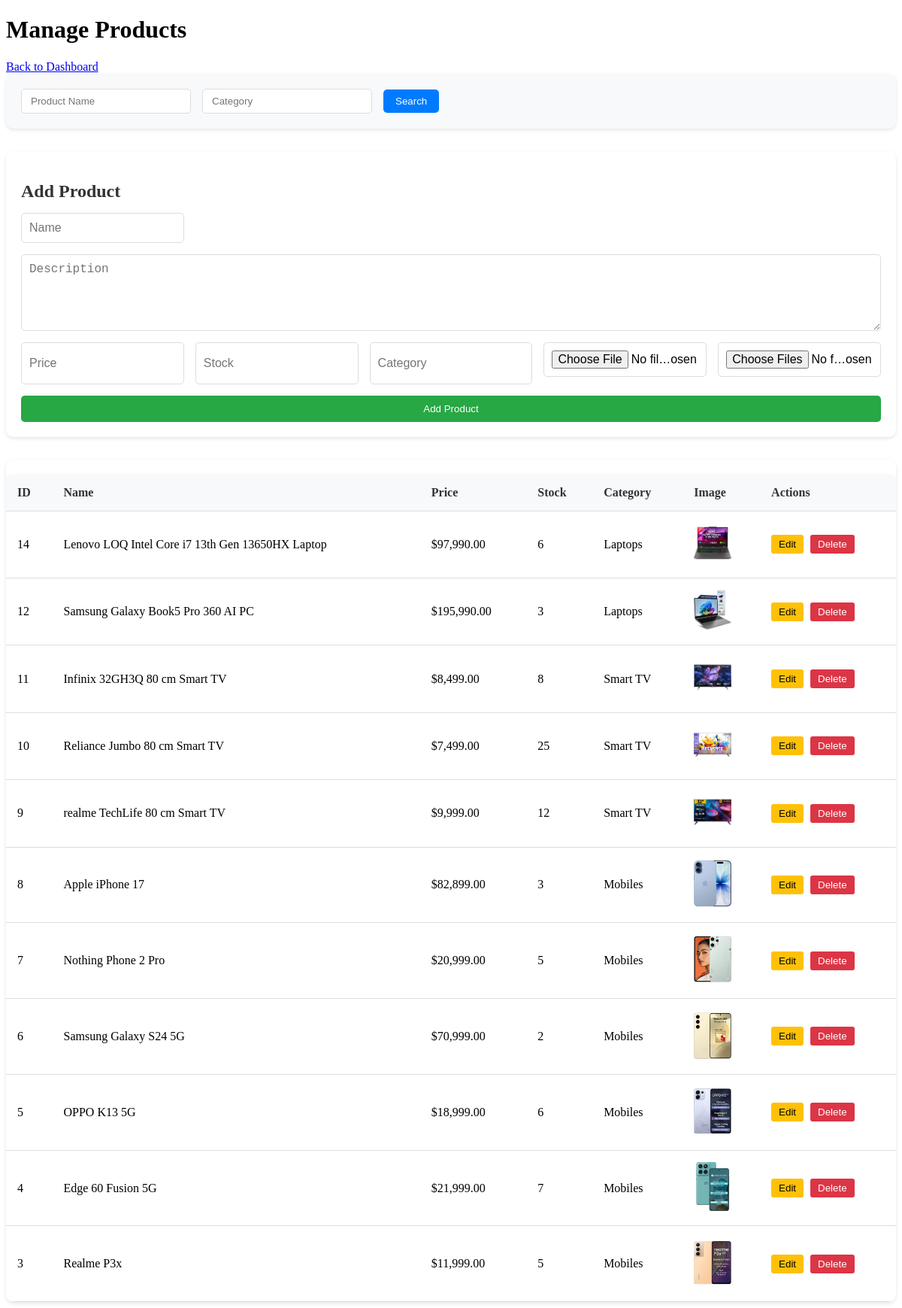
The page /admin/admin_products.php (signed in) on the database its author committed.
### tables this page shows
CREATE TABLE `products` (
  `id` int(11) NOT NULL,
  `name` varchar(255) NOT NULL,
  `description` text DEFAULT NULL,
  `price` decimal(10,2) NOT NULL,
  `image` varchar(255) DEFAULT NULL,
  `stock` int(11) DEFAULT 0,
  `created_at` timestamp NOT NULL DEFAULT current_timestamp(),
  `category` varchar(50) DEFAULT NULL
);

### admin/admin_products.php (the view, shortened to what this page needs)
<?php
include 'config.php';
$searchName = isset($_GET['name']) ? trim($_GET['name']) : '';
$searchCategory = isset($_GET['category']) ? trim($_GET['category']) : '';
$query = "SELECT * FROM products WHERE 1=1";
$query .= " ORDER BY created_at DESC";
$stmt = $conn->prepare($query);
$stmt->execute();
$result = $stmt->get_result();
$products = $result->fetch_all(MYSQLI_ASSOC);
?>
<!DOCTYPE html>
<html lang="en">
<head>
    <link rel="stylesheet" href="assets/css/style.css">
    <link rel="stylesheet" href="assets/css/admin_products.css">
</head>
<body>
    <div class="container">
        <h1>Manage Products</h1>
        <a href="index.php">Back to Dashboard</a>
        <div class="filters">
            <form method="GET" action="admin_products.php" class="filter-form">
                <input type="text" name="name" placeholder="Product Name" value="<?php echo htmlspecialchars($searchName); ?>">
                <input type="text" name="category" placeholder="Category" value="<?php echo htmlspecialchars($searchCategory); ?>">
                <button type="submit">Search</button>
            </form>
        </div>
        <div class="add-product-form">
            <h2>Add Product</h2>
            <form method="POST" enctype="multipart/form-data">
                <input type="text" name="name" placeholder="Name" required>
                <textarea name="description" placeholder="Description"></textarea>
                <input type="number" step="0.01" name="price" placeholder="Price" required>
                <input type="number" name="stock" placeholder="Stock" required>
                <input type="text" name="category" placeholder="Category">
                <input type="file" name="image" accept="image/*" required>
                <input type="file" name="gallery_images[]" accept="image/*" multiple>
                <button type="submit" name="add_product">Add Product</button>
            </form>
        </div>
        <div class="products-table-container">
            <table class="admin-table">
                <thead>
                    <tr>
                        <th>ID</th>
                        <th>Name</th>
                        <th>Price</th>
                        <th>Stock</th>
                        <th>Category</th>
                        <th>Image</th>
                        <th>Actions</th>
                    </tr>
                </thead>
                <tbody>
                    <?php if (empty($products)): ?>
                        <tr>
                            <td colspan="7" class="no-products">No products found.</td>
                        </tr>
                    <?php else: ?>
                        <?php foreach ($products as $product): ?>
                            <tr>
                                <td><?php echo htmlspecialchars($product['id']); ?></td>
                                <td><?php echo htmlspecialchars($product['name']); ?></td>
                                <td>$<?php echo number_format($product['price'], 2); ?></td>
                                <td><?php echo htmlspecialchars($product['stock']); ?></td>
                                <td><?php echo htmlspecialchars($product['category'] ?? 'N/A'); ?></td>
                                <td><?php if (!empty($product['image'])): ?><img src="assets/images/<?php echo htmlspecialchars($product['image']); ?>" alt="Image" style="width: 50px; height: auto;"><?php else: ?>No Image<?php endif; ?></td>
                                <td>
                                    <button class="edit-btn" onclick="toggleEdit(<?php echo $product['id']; ?>)">Edit</button>
                                    <form method="POST" style="display:inline;">
                                        <button type="submit" name="delete_product" class="delete-btn">Delete</button>
                                    </form>
                                </td>
                            </tr>
                        <?php endforeach; ?>
                    <?php endif; ?>
                </tbody>
            </table>
        </div>
    </div>
</body>
</html>

### admin/assets/css/style.css (style rules this page uses)
.admin-table { width: 100%; border-collapse: collapse; margin-top: 20px; background-color: white; border-radius: 8px; overflow: hidden; box-shadow: 0 2px 5px rgba(0,0,0,0.1); }
.admin-table th, .admin-table td { padding: 12px; text-align: left; border-bottom: 1px solid #ddd; }
.admin-table th { background-color: #f2f2f2; font-weight: bold; }

### admin/assets/css/admin_products.css (style rules this page uses)
.filters { margin-bottom: 30px; background-color: #f8f9fa; padding: 20px; border-radius: 10px; box-shadow: 0 2px 5px rgba(0,0,0,0.1); }
.filter-form { display: flex; gap: 15px; align-items: center; flex-wrap: wrap; }
.filter-form input { padding: 8px 12px; border: 1px solid #ddd; border-radius: 5px; width: 200px; }
.filter-form button { padding: 8px 16px; background-color: #007bff; color: white; border: none; border-radius: 5px; cursor: pointer; transition: background-color 0.3s; }
.add-product-form { background-color: white; padding: 20px; border-radius: 10px; box-shadow: 0 2px 5px rgba(0,0,0,0.1); margin-bottom: 30px; }
.add-product-form h2 { margin-bottom: 15px; color: #333; }
.add-product-form form { display: grid; grid-template-columns: repeat(auto-fit, minmax(200px, 1fr)); gap: 15px; }
.add-product-form input, .add-product-form textarea { padding: 10px; border: 1px solid #ddd; border-radius: 5px; font-size: 16px; }
.add-product-form textarea { resize: vertical; min-height: 80px; grid-column: 1 / -1; }
.add-product-form button { padding: 10px; background-color: #28a745; color: white; border: none; border-radius: 5px; cursor: pointer; transition: background-color 0.3s; grid-column: 1 / -1; }
.add-product-form input[type="file"], .edit-form input[type="file"] { margin-bottom: 10px; }
.products-table-container { background-color: white; border-radius: 10px; box-shadow: 0 2px 5px rgba(0,0,0,0.1); overflow: hidden; animation: fadeInUp 0.5s ease-out; }
.admin-table { width: 100%; border-collapse: collapse; }
.admin-table th, .admin-table td { padding: 15px; text-align: left; border-bottom: 1px solid #ddd; }
.admin-table th { background-color: #f8f9fa; font-weight: bold; color: #333; }
.edit-btn { padding: 5px 10px; background-color: #ffc107; color: black; border: none; border-radius: 3px; cursor: pointer; margin-right: 5px; transition: background-color 0.3s; }
.delete-btn { padding: 5px 10px; background-color: #dc3545; color: white; border: none; border-radius: 3px; cursor: pointer; transition: background-color 0.3s; }

### rows shown on the page
products: id "14", name "Lenovo LOQ Intel Core i7 13th Gen 13650HX Laptop", price "97,990.00", stock "6", category "Laptops", image (picture)
products: id "12", name "Samsung Galaxy Book5 Pro 360 AI PC", price "195,990.00", stock "3", category "Laptops", image (picture)
products: id "11", name "Infinix 32GH3Q 80 cm Smart TV", price "8,499.00", stock "8", category "Smart TV", image (picture)
products: id "10", name "Reliance Jumbo 80 cm Smart TV", price "7,499.00", stock "25", category "Smart TV", image (picture)
products: id "9", name "realme TechLife 80 cm Smart TV", price "9,999.00", stock "12", category "Smart TV", image (picture)
products: id "8", name "Apple iPhone 17", price "82,899.00", stock "3", category "Mobiles", image (picture)
products: id "7", name "Nothing Phone 2 Pro", price "20,999.00", stock "5", category "Mobiles", image (picture)
products: id "6", name "Samsung Galaxy S24 5G", price "70,999.00", stock "2", category "Mobiles", image (picture)
products: id "5", name "OPPO K13 5G", price "18,999.00", stock "6", category "Mobiles", image (picture)
products: id "4", name "Edge 60 Fusion 5G", price "21,999.00", stock "7", category "Mobiles", image (picture)
products: id "3", name "Realme P3x", price "11,999.00", stock "5", category "Mobiles", image (picture)
